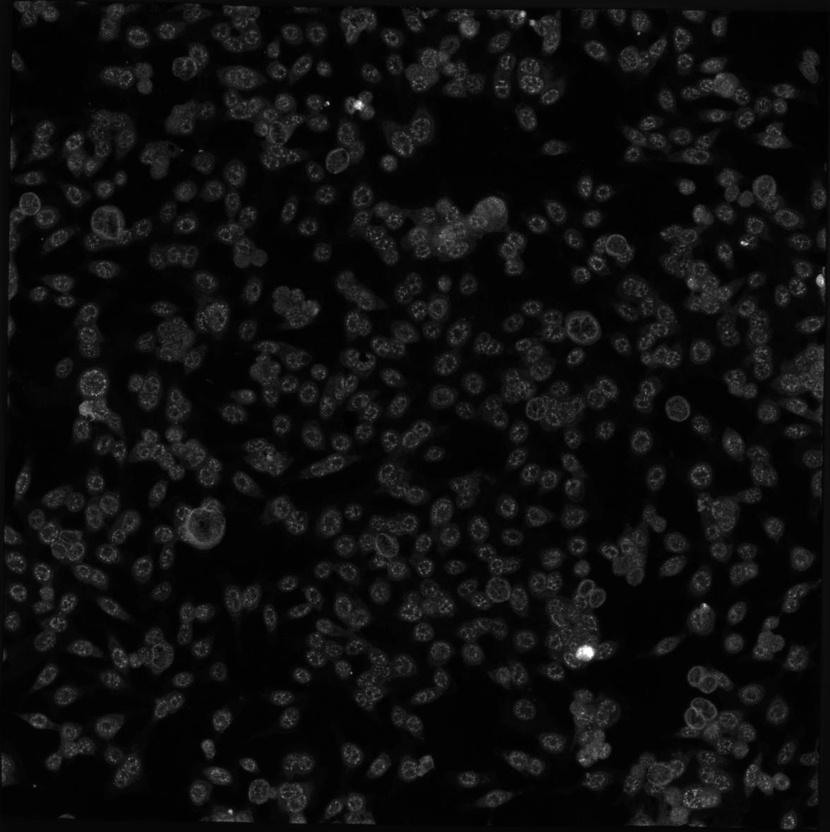
#> input picture test_images/1511180060_E10_ANAC80010310000259.jpg, 830 x 832 px, shrunk from 1175 x 1178 before the run; its folder holds 4 pictures in this run
$ python main.py
#> lines starting #> are read from the running program, lines starting #| are printed output that depends on the picture
### map_reduce/mapper.py
import multiprocessing

class Mapper(object):

	def __init__(self, map_func, num_workers=None):
		self.map_func = map_func
		self.pool = multiprocessing.Pool(num_workers)

	def __call__(self, inputs, chunksize=1):
		map_responses = self.pool.map(self.map_func, inputs, chunksize=chunksize)
		return map_responses

### main.py
import collections
import os
import cv2
import functools

from map_reduce import mapper as mp


def mapper_func(image_path, save_to_folder):
#> called with save_to_folder = './result_images'
	image_path.replace(r"\\", '/')
	image_name = "{}.png".format(image_path.split('\\')[-1].split('.')[0])
	saved_image_path = os.path.join(save_to_folder, image_name)
	image = cv2.imread(image_path)
#> image is the input picture: shape (832, 830, 3); min 0, max 255, mean 14.3
	gray_image = cv2.cvtColor(image, cv2.COLOR_BGR2GRAY)
	cv2.imwrite(saved_image_path,gray_image)
	return saved_image_path


def main():
	SAVE_TO_FOLDER = "./result_images"
	input_image_files = [os.path.join(r"./test_images", i) for i in os.listdir(r"./test_images")]

	## Using MapReduce
	partial_mapper = functools.partial(mapper_func, save_to_folder = SAVE_TO_FOLDER)
	mapper = mp.Mapper(partial_mapper) ## constructor of mapper with map-function
	output_image_files = mapper(input_image_files) ## call the mapper to tasks
#> call 2 of mapper_func, with save_to_folder = './result_images'
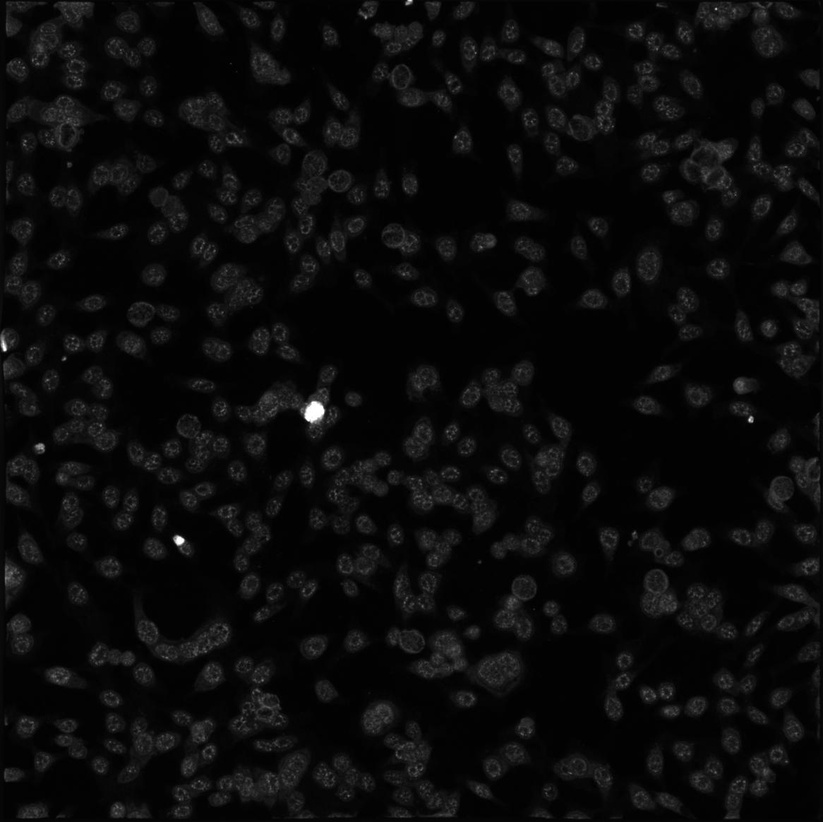
#> input picture test_images/1511180060_E11_ANAC80010310000259.jpg, 823 x 822 px, shrunk from 1166 x 1164 before the run
#> in mapper_func, image is the input picture: shape (822, 823, 3); min 0, max 255, mean 10.7
#> call 3 of mapper_func, with save_to_folder = './result_images'
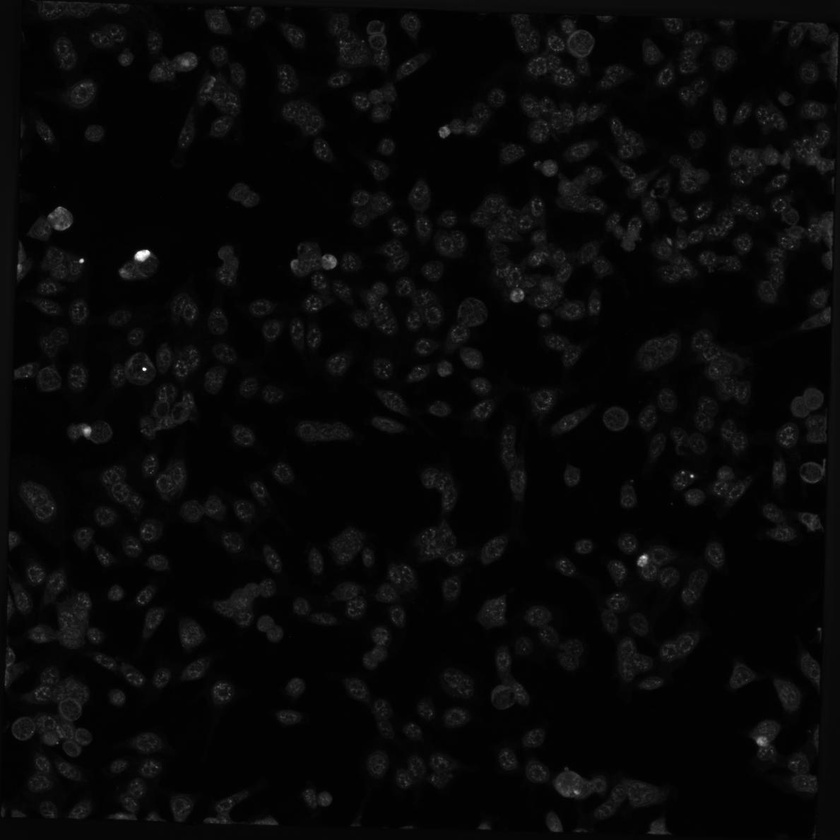
#> input picture test_images/1511180060_E12_ANAC80010310000259.jpg, 840 x 840 px, shrunk from 1189 x 1190 before the run
#> in mapper_func, image is the input picture: shape (840, 840, 3); min 0, max 255, mean 8.2
#> call 4 of mapper_func, with save_to_folder = './result_images'
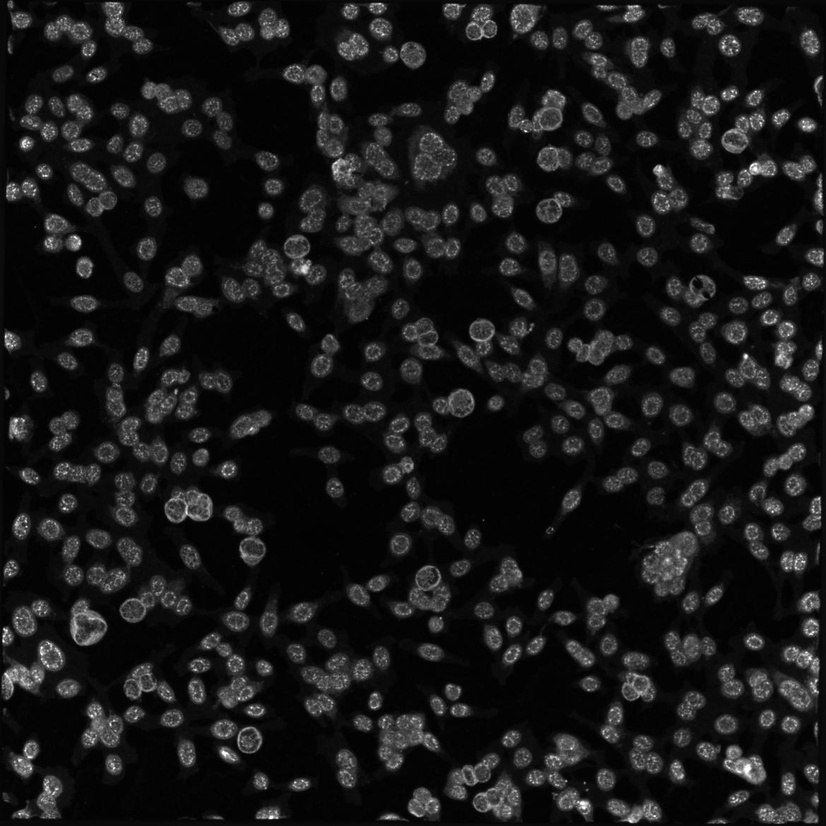
#> input picture test_images/1511180060_E7_ANAC80010310000259.jpg, 826 x 826 px, shrunk from 1169 x 1170 before the run
#> in mapper_func, image is the input picture: shape (826, 826, 3); min 0, max 255, mean 24

	## Using single-processing
	# output_image_files = []
	# for each in input_image_files:
	# 	output_image_files.append(mapper_func(each, SAVE_TO_FOLDER))


if __name__ == "__main__":
	from datetime import datetime
	start_time = datetime.now()
	main()
	print("Cost {} seconds to finish!".format((datetime.now() - start_time).total_seconds()))
